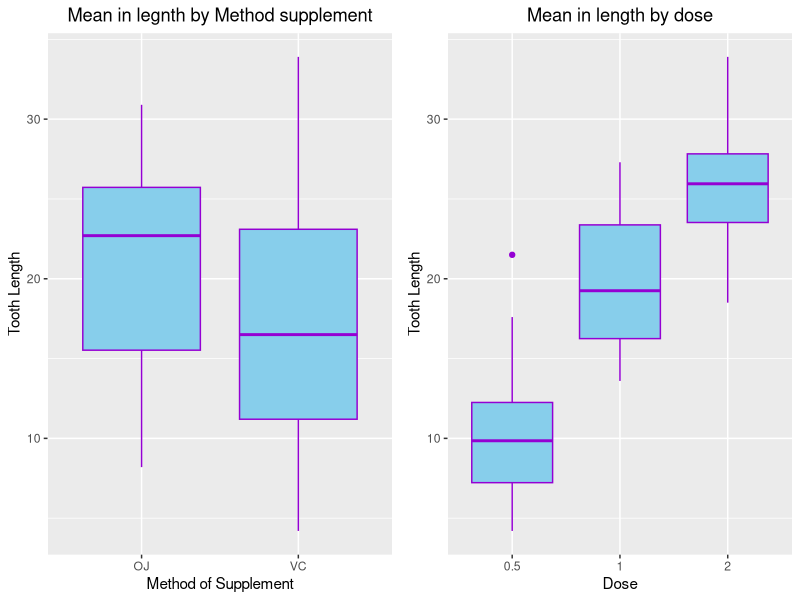

This figure's R source:
## ---- chunk 1
knitr::opts_chunk$set(echo = TRUE)
## ---- chunk 2
#Oppening libraries
library(ggplot2)
library(cowplot)

#Assigning variables names, the specified data is the following:
data(ToothGrowth)
head(ToothGrowth)

## ---- chunk 3
ToothGrowth$dose<-as.factor(ToothGrowth$dose)

mean.supp = split(ToothGrowth$len, ToothGrowth$supp)
sapply(mean.supp, mean)

mean.dose = split(ToothGrowth$len, ToothGrowth$dose)
sapply(mean.dose, mean)

## ---- chunk 4
#Ploting Type of Supplement versus the Tooth Length
#Changing as a factor
ToothGrowth$dose<-as.factor(ToothGrowth$dose)

plot1 <- ggplot(ToothGrowth, aes(x=supp, y=len)) +
  geom_boxplot(colour="darkviolet", fill="skyblue")+ 
  guides(fill=FALSE) +
  labs(x="Method of Supplement", y="Tooth Length", title=("Mean in legnth by Method supplement"))+
  theme(plot.title = element_text(hjust = 0.5))
  
  
plot2 <- ggplot(ToothGrowth, aes(x=dose, y=len)) +
  geom_boxplot(colour="darkviolet", fill="skyblue")+ 
  guides(fill=FALSE) +
  labs(x="Dose", y="Tooth Length", title=("Mean in length by dose"))+
  theme(plot.title = element_text(hjust = 0.5))

#This plot is just one image with two plots on it
plot_grid(plot1, plot2, align = "v", ncol =2, rel_heights = c(1/2, 1/2))


## ---- chunk 5
t.test(len~supp,data=ToothGrowth)
## ---- chunk 6
t.test(ToothGrowth$len[ToothGrowth$dose==2],ToothGrowth$len[ToothGrowth$dose==1], paired = FALSE, var.equal = TRUE)
